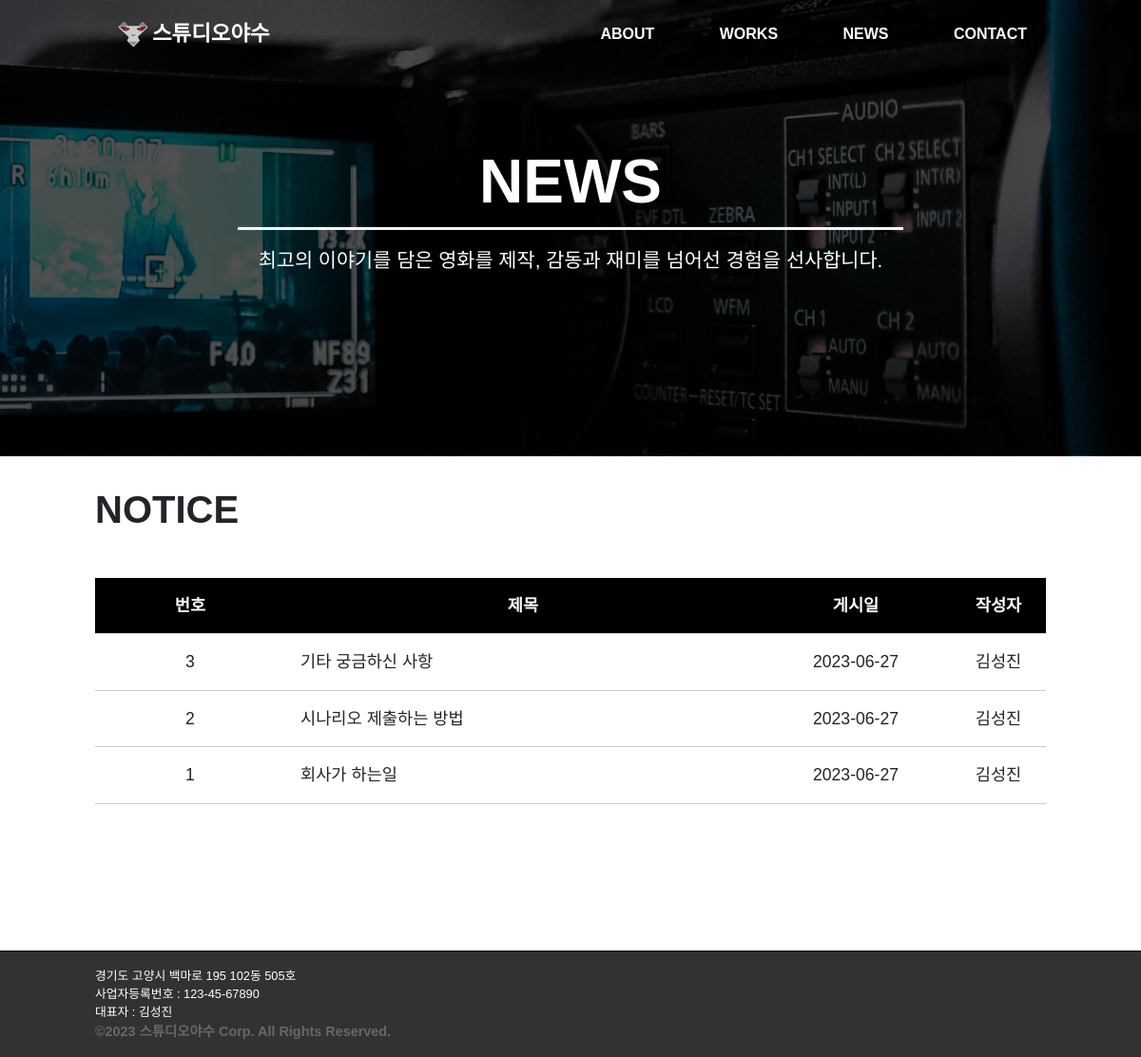
Page /news/ on the committed database.
### news/models.py (models this page shows, shortened)
class News(models.Model):
    subject = models.CharField(max_length=100)
    author = models.CharField(max_length=50)
    content = models.TextField()
    create_date = models.DateTimeField()

### news/views.py (the view)
# urls.py: path("news/", include("news.urls")),
def news(request):
    index = News.objects.all().order_by('-create_date')
    context = {'index': index}
    return render(request,'news/news.html', context)

### templates/news/news.html
{% extends 'base.html' %}
{% load static %}
{% block content %}
<div class="news_height">
  <div class="image-container">
      <img src="{% static 'img/backimg-01.jpg' %}" class="side-background" alt="배경 이미지">
      <div class="img_about_main">
        <div class="img_about_one">NEWS</div>
        <div class="img_about_two">최고의 이야기를 담은 영화를 제작, 감동과 재미를 넘어선 경험을 선사합니다.</div>
      </div>
  </div>
  <div class="about_animation">
    <h2 class="works_text_one">NOTICE</h2>
    <div class="news_container">
        <table class="news_table">
            <thead>
                <tr>
                    <th>번호</th>
                    <th>제목</th>
                    <th>게시일</th>
                    <th>작성자</th>
                </tr>
            </thead>
            <tbody>
                {% for news in index %}
                <tr onclick="location.href='{% url 'news:detail' news.id %}'">
                    <td>{{ forloop.revcounter }}</td>
                    <td>{{ news.subject }}</td>
                    <td>{{ news.create_date|date:"Y-m-d" }}</td>
                    <td>{{ news.author }}</td>
                </tr>
                {% endfor %}
            </tbody>
        </table>
    </div>
  </div>
</div>
{% endblock %}

### static/css/index.css (style rules this page uses)
body { margin: 0!important; padding: 0!important; font-family: 'Noto Sans KR', sans-serif; }
.image-container { position: relative; }

### static/css/about.css (style rules this page uses)
@media all and (min-width:1024px) { .about_animation { animation: riseFromBottom 0.5s forwards; } }
@media all and (min-width:1024px) { .side-background { width: 100%; height: 30rem; object-fit: cover; object-position: center; } }
@media all and (min-width:1024px) { .img_about_main { position: absolute; text-align: center; top: 45%; left: 50%; transform: translate(-50%, -50%); } }
@media all and (min-width:1024px) { .img_about_one { text-align: center; align-items: center; color: white; margin: 0 auto; font-size: 4rem; font-weight: 600; border-bottom: 3px solid white; width: 700px; } }
@media all and (min-width:1024px) { .img_about_two { text-align: center; color: white; font-size: 1.3rem; padding-top: 1rem; width: 1000px; } }

### static/css/works.css (style rules this page uses)
.works_text_one { font-size: 2.5rem; font-weight: 700; width: 1000px; margin: 2rem auto 0 auto; }

### static/css/news.css (style rules this page uses)
.news_height { height: 100vh; min-height: 1000px; }
.news_container { display: flex; flex-wrap: wrap; justify-content: left; width: 1000px; margin: 1rem auto; }
.news_table { width: 100%; border-collapse: collapse; margin-top: 2rem; font-size: 1.1rem; }
.news_table th, .news_table td { padding: 1rem; text-align: left; border-bottom: 1px solid #ccc; }
.news_table th { text-align: center; background-color: #000000; color: white; }
.news_table th:nth-child(1), .news_table td:nth-child(1) { width: 20%; text-align: center; }
.news_table th:nth-child(2), .news_table td:nth-child(2) { width: 50%; }
.news_table th:nth-child(3), .news_table td:nth-child(3) { width: 20%; text-align: center; }
.news_table th:nth-child(4), .news_table td:nth-child(4) { width: 10%; text-align: center; }

### rows in the picture
News: subject "기타 궁금하신 사항", create_date "2023-06-27", author "김성진"
News: subject "시나리오 제출하는 방법", create_date "2023-06-27", author "김성진"
News: subject "회사가 하는일", create_date "2023-06-27", author "김성진"
